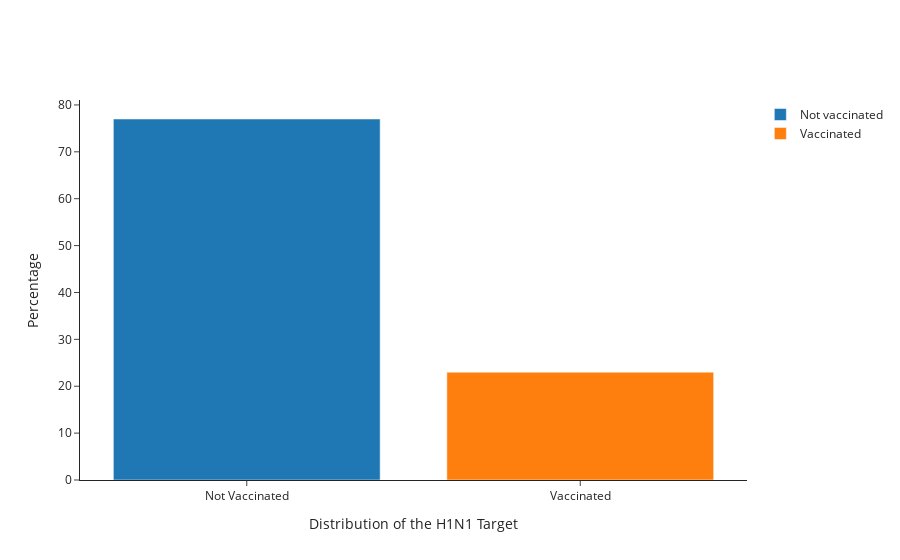

This figure's notebook cell:
### Code cell
# Creating plots for the distribution of our target(H1N1) variables 


def get_figure_targets_H1N1():
    fig = go.Figure(data=[
    go.Bar(name='Not vaccinated', x=data1.query('h1n1_vaccine == 0')['h1n1_vaccine'], y=data1.query('h1n1_vaccine == 0')['Percentage']),
    go.Bar(name='Vaccinated', x=data1.query('h1n1_vaccine == 1')['h1n1_vaccine'], y=data1.query('h1n1_vaccine == 1')['Percentage'])
],
    layout=go.Layout(template="simple_white"))

    # Change the bar mode
    fig.update_layout(barmode='group')
    fig.update_xaxes(title='Distribution of the H1N1 Target',
        ticktext=['Vaccinated', 'Not Vaccinated'],
        tickmode='array', tickvals = [1, 0])
    fig.update_yaxes(title='Percentage')
            
    return fig

fig_targets_H1N1 = get_figure_targets_H1N1()


fig_targets_H1N1.write_image("images/fig_targets_H1N1.png")
fig_targets_H1N1

### Figure 1 — Plotly figure (JSON) as saved in the notebook; plotly's stock layout.template omitted (floating-point values rounded to 4 significant figures)
{"data": [{"name": "Not vaccinated", "type": "bar", "x": [0], "y": [77]}, {"name": "Vaccinated", "type": "bar", "x": [1], "y": [23]}], "layout": {"barmode": "group", "xaxis": {"tickmode": "array", "ticktext": ["Vaccinated", "Not Vaccinated"], "tickvals": [1, 0], "title": {"text": "Distribution of the H1N1 Target"}}, "yaxis": {"title": {"text": "Percentage"}}}}
